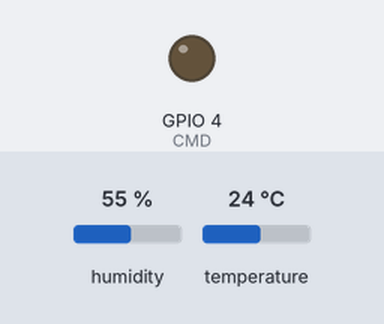
Recording of a sketch running on a simulated ESP32. Shown: output pins drawn as LEDs (lit = HIGH). The inputs (shaded band) are chosen by the test bench; at power-on: temperature 24 °C, humidity 55 %. WiFi joins after 1.5 s; servers stay silent unless stated; what the sketch prints to the serial monitor is not drawn.

Above: at 2.7 s.
2.8 s: temperature set to 29 °C
5.5 s: temperature set to 32 °C
At 6.6 s:
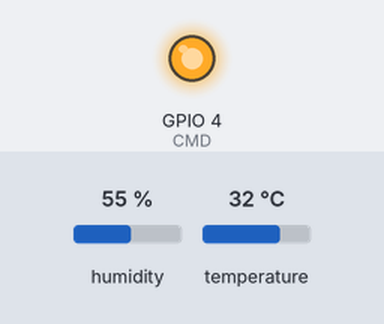
8.2 s: temperature set to 12 °C
At 10.2 s:
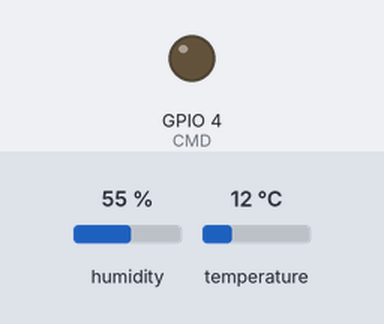
11.1 s: temperature set to 33 °C
At 12.5 s:
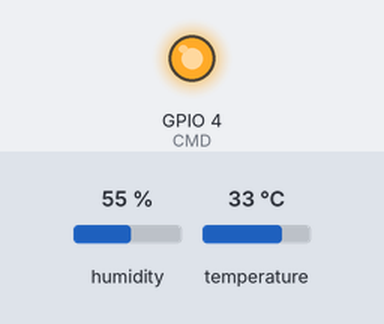
Timing chart, 0 to 14.1 s (numbered marks = the images above; inputs shaded):
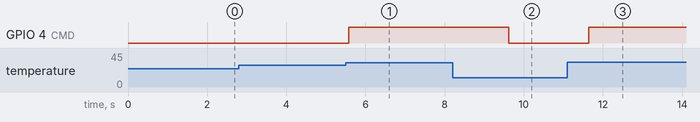

The sketch:

TCC_14_11_DHT11_Thingspeak_APP.ino
```cpp
#include <DHT.h>
#include <WiFi.h>

#define DHTPIN 23
#define SPOINT 30
int CMD = 4;

#define SSID_REDE "2,4g_BRANCO"
#define SENHA_REDE "ra692515"
#define INTERVALO_ENVIO_THINGSPEAK 20000
#define DHTTYPE DHT11

char endereco_api_thingspeak[] = "api.thingspeak.com";
String chave_escrita_thingspeak = "FHBC36K0ZC932ECE";
unsigned long last_connection_time;
WiFiClient  client;
DHT dht(DHTPIN, DHTTYPE);

void envia_informacoes_thingspeak(String string_dados);
void init_wifi(void);
void conecta_wifi(void);
void verifica_conexao_wifi(void);

void envia_informacoes_thingspeak(String string_dados)
{
    if (client.connect(endereco_api_thingspeak, 80))
    {

        client.print("POST /update HTTP/1.1\n");
        client.print("Host: api.thingspeak.com\n");
        client.print("Connection: close\n");
        client.print("X-THINGSPEAKAPIKEY: "+chave_escrita_thingspeak+"\n");
        client.print("Content-Type: application/x-www-form-urlencoded\n");
        client.print("Content-Length: ");
        client.print(string_dados.length());
        client.print("\n\n");
        client.print(string_dados);

        last_connection_time = millis();
        Serial.println("- Informações enviadas ao ThingSpeak!");
    }
}


void init_wifi(void)
{
    Serial.println("------WI-FI -----");
    Serial.println("Conectando-se a rede: ");
    Serial.println(SSID_REDE);
    Serial.println("\nAguarde...");

    conecta_wifi();
}


void conecta_wifi(void)
{

    if (WiFi.status() == WL_CONNECTED)
    {
        return;
    }


    WiFi.begin(SSID_REDE, SENHA_REDE);

    while (WiFi.status() != WL_CONNECTED)
    {
        delay(100);
    }

    Serial.println("Conectado com sucesso a rede wi-fi \n");
    Serial.println(SSID_REDE);
}


void verifica_conexao_wifi(void)
{
    conecta_wifi();
}

void setup()
{
    Serial.begin(115200);
    pinMode(CMD, OUTPUT);
    last_connection_time = 0;
    dht.begin();
    init_wifi();
}

void loop()
{
    char fields_a_serem_enviados[100] = {0};
      float umidade_lida = dht.readHumidity();
      float temperatura_lida = dht.readTemperature();
      float Status_CMD= digitalRead (CMD);

    if (temperatura_lida > SPOINT)
{
  digitalWrite (CMD, HIGH);
}
else if (temperatura_lida < SPOINT)
{
  digitalWrite (CMD, LOW);
}
    if (client.connected())
    {
        client.stop();
        Serial.println("- Desconectado do ThingSpeak");
        Serial.println();
        Serial.print(F("Humidade: "));
        Serial.print(umidade_lida);
        Serial.print(F("%  Temperatura: "));
        Serial.print(temperatura_lida);
        Serial.print(F("°C "));
        Serial.print("SetPoint:  ");
        Serial.print(SPOINT);
        Serial.println(F("°C "));
        Serial.print(Status_CMD);
    }


    verifica_conexao_wifi();

    if( millis() - last_connection_time > INTERVALO_ENVIO_THINGSPEAK )
    {
        temperatura_lida = dht.readTemperature();
        umidade_lida = dht.readHumidity();
        sprintf(fields_a_serem_enviados,"field1=%.2f&field2=%.2f&field3=%.2f", temperatura_lida, umidade_lida, Status_CMD);
        envia_informacoes_thingspeak(fields_a_serem_enviados);
    }

    delay(1000);
}
```

Measured:
- the behaviour switches between 30 and 31 °C on temperature (found by bisection; images 0 and 1)
- after the input at 2.8 s, every drawn part: stays the same
- after the input at 5.5 s, GPIO 4 (CMD): LOW → HIGH after 0.07 s
- after the input at 8.2 s, GPIO 4 (CMD): HIGH → LOW after 1.4 s
- after the input at 11.1 s, GPIO 4 (CMD): LOW → HIGH after 0.55 s
